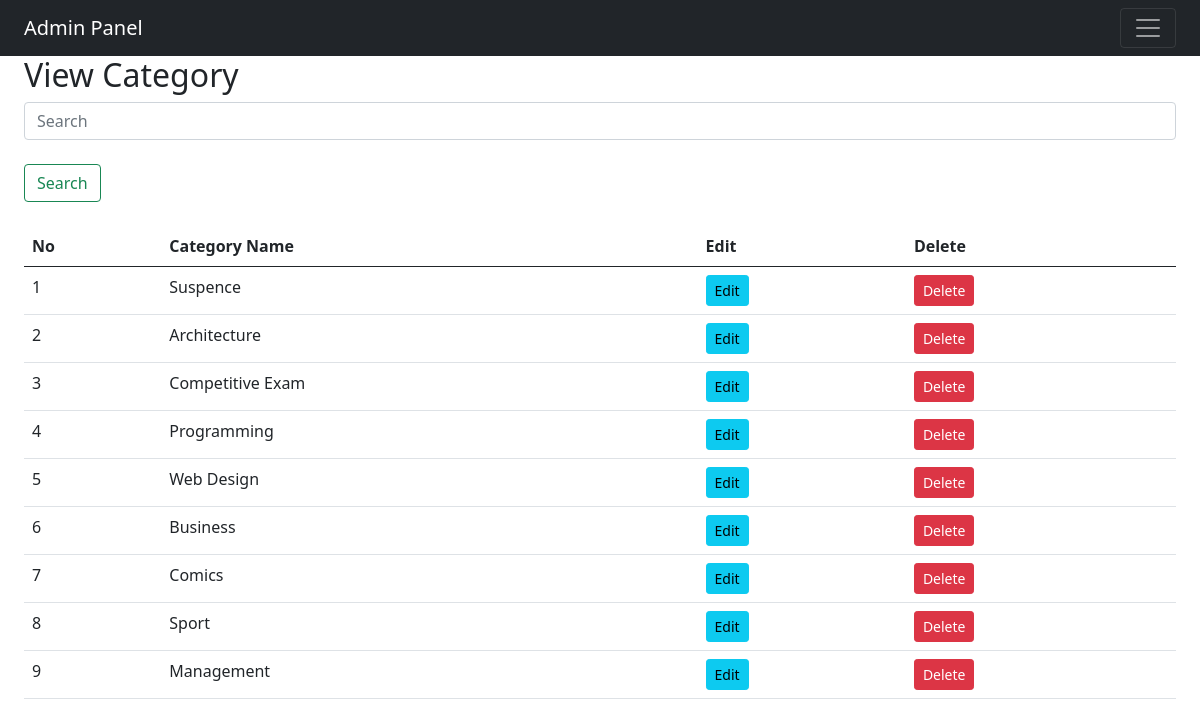
/admin/category_view.php (signed in), run on the app's committed database.
### tables this page shows
CREATE TABLE IF NOT EXISTS `category_table` (
  	`category_id` INT(10) NOT NULL AUTO_INCREMENT,
  	`category_name` VARCHAR(50) NOT NULL,
  	PRIMARY KEY (`category_id`)
);

### admin/functions/process_category_view_data.php (the view)
<?php
    function display_data($count, $category_result)
    {
        while($category_row = mysqli_fetch_assoc($category_result))
        {
            echo '
                <tr class="odd gradeX">
                    <td>' . $count . '</td>
                    <td>' . $category_row['category_name'] . '</td>
                    <td><a class="btn btn-info btn-sm" href="category_edit.php?id=' . $category_row['category_id'] . '">Edit</a></td>
                    <td><a class="btn btn-danger btn-sm" href="functions/process_category_del.php?id=' . $category_row['category_id'] . '">Delete</a></td>
                </tr>';
            $count++;
        }
    }
?>

### data on the page
category_table: category_name "Suspence"
category_table: category_name "Architecture"
category_table: category_name "Competitive Exam"
category_table: category_name "Programming"
category_table: category_name "Web Design"
category_table: category_name "Business"
category_table: category_name "Comics"
category_table: category_name "Sport"
category_table: category_name "Management"
